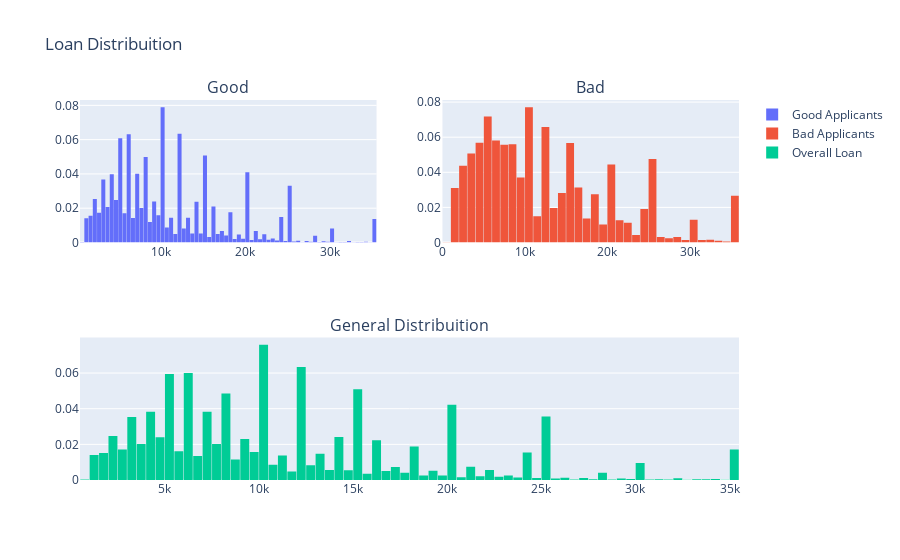

Notebook code cell kept with this figure:
### Code cell
df_good = df_clean.loc[df_clean["loan_status"] == 'Fully Paid']['loan_amnt'].values.tolist()
df_bad = df_clean.loc[df_clean["loan_status"] == 'Charged Off']['loan_amnt'].values.tolist()
df_loan_amnt = df_clean['loan_amnt'].values.tolist()

#First plot
tr0 = go.Histogram(
    x=df_good,
    histnorm='probability',
    name="Good Applicants"
)
#Second plot
tr1 = go.Histogram(
    x=df_bad,
    histnorm='probability',
    name="Bad Applicants"
)
#Third plot
tr2 = go.Histogram(
    x=df_loan_amnt,
    histnorm='probability',
    name="Overall Loan"
)

#Creating the grid
fig = tls(rows=2, cols=2, specs=[[{}, {}], [{'colspan': 2}, None]],
                          subplot_titles=('Good','Bad', 'General Distribuition'))

#setting the figs
fig.append_trace(tr0, 1, 1)
fig.append_trace(tr1, 1, 2)
fig.append_trace(tr2, 2, 1)

fig['layout'].update(showlegend=True, title='Loan Distribuition', bargap=0.05)
py.iplot(fig, filename='custom-sized-subplot-with-subplot-titles')

### Figure 1 — Plotly figure (JSON) as saved in the notebook; plotly's stock layout.template omitted (floating-point values rounded to 4 significant figures; data arrays with more than 128 entries replaced by an {"elided": "..."} marker saying what was removed)
{"data": [{"histnorm": "probability", "name": "Good Applicants", "type": "histogram", "x": {"elided": "32950 int values"}, "xaxis": "x", "yaxis": "y"}, {"histnorm": "probability", "name": "Bad Applicants", "type": "histogram", "x": {"elided": "5627 int values"}, "xaxis": "x2", "yaxis": "y2"}, {"histnorm": "probability", "name": "Overall Loan", "type": "histogram", "x": {"elided": "39717 int values"}, "xaxis": "x3", "yaxis": "y3"}], "layout": {"annotations": [{"font": {"size": 16}, "showarrow": false, "text": "Good", "x": 0.225, "xanchor": "center", "xref": "paper", "y": 1, "yanchor": "bottom", "yref": "paper"}, {"font": {"size": 16}, "showarrow": false, "text": "Bad", "x": 0.775, "xanchor": "center", "xref": "paper", "y": 1, "yanchor": "bottom", "yref": "paper"}, {"font": {"size": 16}, "showarrow": false, "text": "General Distribuition", "x": 0.5, "xanchor": "center", "xref": "paper", "y": 0.375, "yanchor": "bottom", "yref": "paper"}], "bargap": 0.05, "showlegend": true, "title": {"text": "Loan Distribuition"}, "xaxis": {"anchor": "y", "domain": [0, 0.45]}, "xaxis2": {"anchor": "y2", "domain": [0.55, 1]}, "xaxis3": {"anchor": "y3", "domain": [0, 1]}, "yaxis": {"anchor": "x", "domain": [0.625, 1]}, "yaxis2": {"anchor": "x2", "domain": [0.625, 1]}, "yaxis3": {"anchor": "x3", "domain": [0, 0.375]}}}
